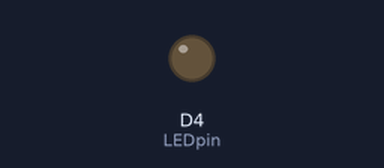
This sketch was run on a simulated ESP8266 (Wemos D1 mini). Parts: output pins drawn as LEDs (lit = HIGH). WiFi joins after 1.5 s; servers stay silent unless stated; what the sketch prints to the serial monitor is not drawn.

Above: at 4.0 s.
At 9.0 s:
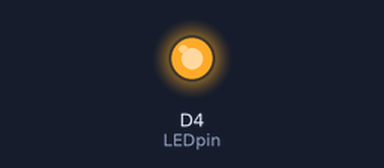
Timing chart, 0 to 14.5 s (numbered marks = the images above):
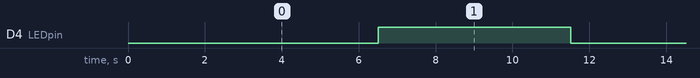

Measured:
- by itself, D4 (LEDpin): alternates HIGH for 5.0 s and LOW for 5.0 s

The sketch:

AsyncOTA.ino
```cpp
/*
  -----------------------
  ElegantOTA - Async Demo Example
  -----------------------

  NOTE: Make sure you have enabled Async Mode in ElegantOTA before compiling this example!
  Guide: https://docs.elegantota.pro/async-mode/

  Skill Level: Beginner

  This example provides with a bare minimal app with ElegantOTA functionality which works
  with AsyncWebServer.

  Github: https://github.com/ayushsharma82/ElegantOTA
  WiKi: https://docs.elegantota.pro

  Works with both ESP8266 & ESP32

  -------------------------------

  Upgrade to ElegantOTA Pro: https://elegantota.pro

*/

#include <ESP8266WiFi.h>

#include <ESPAsyncWebServer.h>
#include <ElegantOTA.h>

const char* ssid = "#######";
const char* password = "##########";

const int LEDpin = D4;
volatile bool rebootPending = false;

AsyncWebServer server(80);

unsigned long ota_progress_millis = 0;

void onOTAStart() {
  // Log when OTA has started
  Serial.println("OTA update started!");
  // <Add your own code here>
}

void onOTAProgress(size_t current, size_t final) {
  // Log every 1 second
  if (millis() - ota_progress_millis > 1000) {
    ota_progress_millis = millis();
    Serial.printf("OTA Progress Current: %u bytes, Final: %u bytes\n", current, final);
  }
}

void onOTAEnd(bool success) {
  // Log when OTA has finished
  if (success) {
    Serial.println("OTA update finished successfully!");
    rebootPending = true;
  } else {
    Serial.println("There was an error during OTA update!");
  }
  // <Add your own code here>
}

void delayCheckingReboot(unsigned long ms) {
  unsigned long start = millis();
  while (millis() - start < ms) {
    if (rebootPending) {
      Serial.println("Rebooting device now!");
      delay(500);
      ESP.restart();
    }
    yield();
  }
}

void onOTAStart();
void onOTAProgress(size_t current, size_t final);
void onOTAEnd(bool success);
void delayCheckingReboot(unsigned long ms);

void setup(void) {
  Serial.begin(115200);
  delay(10);

  pinMode(LEDpin, OUTPUT);

  WiFi.mode(WIFI_STA);
  WiFi.begin(ssid, password);
  Serial.println("");

  // Wait for connection
  while (WiFi.status() != WL_CONNECTED) {
    delay(500);
    Serial.print(".");
  }
  Serial.println("");
  Serial.print("Connected to ");
  Serial.println(ssid);
  Serial.print("IP address: ");
  Serial.println(WiFi.localIP());

  server.on("/", HTTP_GET, [](AsyncWebServerRequest* request) {
    request->send(200, "text/plain", "Hi! This is ElegantOTA AsyncDemo.");
  });

  ElegantOTA.begin(&server);  // Start ElegantOTA
  // ElegantOTA callbacks
  ElegantOTA.onStart(onOTAStart);
  ElegantOTA.onProgress(onOTAProgress);
  ElegantOTA.onEnd(onOTAEnd);

  server.begin();
  Serial.println("HTTP server started");
}

void loop(void) {
  ElegantOTA.loop();

  digitalWrite(LEDpin, LOW);
  delayCheckingReboot(5000);
  digitalWrite(LEDpin, HIGH);
  delayCheckingReboot(5000);
}
```
